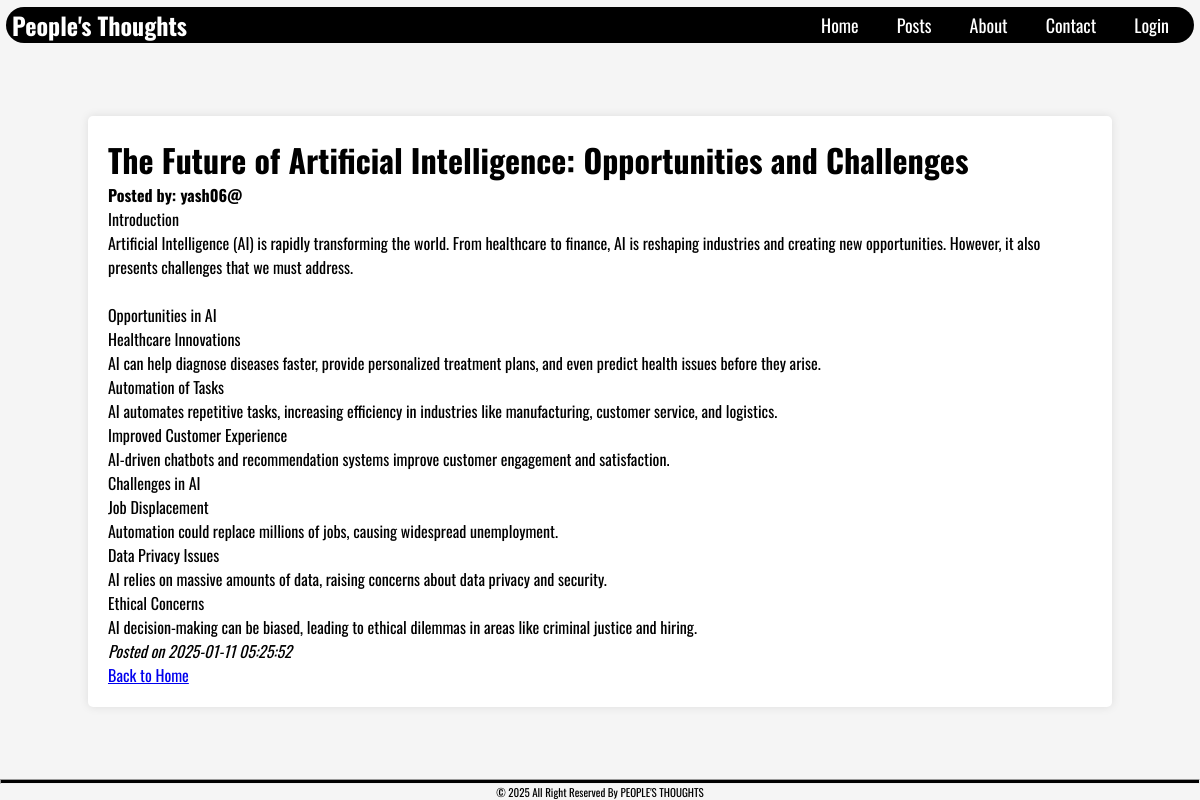
The app's page /view_post.php?id=4 with its own data.
### tables this page shows
CREATE TABLE `posts` (
  `id` int(11) NOT NULL,
  `user_id` int(11) NOT NULL,
  `title` varchar(255) NOT NULL,
  `content` mediumblob NOT NULL,
  `created_at` timestamp NOT NULL DEFAULT current_timestamp()
);

CREATE TABLE `user` (
  `id` int(11) NOT NULL,
  `fullname` varchar(255) NOT NULL,
  `username` varchar(50) NOT NULL,
  `email` varchar(255) NOT NULL,
  `password` varchar(255) NOT NULL
);

### view_post.php (the view, shortened to what this page needs)
<?php
include "inc/header.php";
if (isset($_GET['id'])) {
    $postId = $_GET['id'];
    $query = "SELECT posts.*, user.username FROM posts
              JOIN user ON posts.user_id = user.id
              WHERE posts.id = ?";
    $stmt = $conn->prepare($query);
    $stmt->bind_param("i", $postId);
    $stmt->execute();
    $result = $stmt->get_result();
    if ($result->num_rows > 0) {
        $post = $result->fetch_assoc();
    } else {
        echo "Post not found.";
        exit();
    }
} else {
    echo "No post ID provided.";
    exit();
}
?>
<!DOCTYPE html>
<html lang="en">
<head>
    <link rel="stylesheet" href="css/style.css">
</head>
<body>
    <div class="post-container">
        <h1><?php echo htmlspecialchars($post['title']); ?></h1>
        <p><strong>Posted by: <?php echo htmlspecialchars($post['username']); ?></strong></p>
        <p><?php echo nl2br(htmlspecialchars($post['content'])); ?></p>
        <p><em>Posted on <?php echo date('Y-m-d H:i:s', strtotime($post['created_at'])); ?></em></p>
        <a href="index.php" class="back-btn">Back to Home</a>
    </div>
</body>
</html>
<?php
include "inc/footer.php";
?>

### css/navbar.css (style rules this page uses)
body { font-family: "Oswald", serif; }

### css/style.css (style rules this page uses)
* { margin: 0; padding: 0; box-sizing: border-box; }
body { font-family: "Oswald", serif; display: flex; flex-direction: column; align-items: center; min-height: 100vh; background-color: #f5f5f5; padding-top: 7px; }
.post-container { width: 1024px; margin: auto; background: white; padding: 20px; border-radius: 5px; box-shadow: 0 0 10px rgba(0, 0, 0, 0.1); }

### css/footer.css (style rules this page uses)
body { font-family: "Oswald", serif; }

### records on screen
posts: title "The Future of Artificial Intelligence: Opportunities and Challenges", user.username "yash06@", content "Introduction Artificial Intelligence (AI) is rapidly transforming the world. From healthcare to finance, AI is reshaping industries and creating new opportunities. However, it also presents challenges that we must address. Opportunities in AI Healthcare Innovations AI can help diagnose diseases faster, provide personalized treatment plans, and even predict health issues before they arise. Automation of Tasks AI automates repetitive tasks, increasing efficiency in industries like manufacturing, customer service, and logistics. Improved Customer Experience AI-driven chatbots and recommendation systems improve customer engagement and satisfaction. Challenges in AI Job Displacement Automation…", created_at "2025-01-11 05:25:52"
